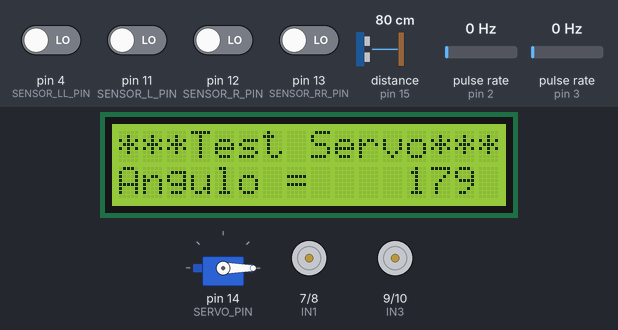
Simulated run of this sketch. Board: Arduino Uno, built with avr-gcc and run on an emulated ATmega328P. Parts: 16×2 character LCD, servo, motor-driver pin pairs drawn as motors (green arrow = first pin HIGH = forward, orange = second pin HIGH = backward, longer = more drive, scaled by the enable pin). Wiring (inferred from the names in the program): 2 × pulse sensor: data pin 2 / data pin 3. The inputs (shaded band) are chosen by the test bench; at power-on: pin 4 (SENSOR_LL_PIN), pin 11 (SENSOR_L_PIN), pin 12 (SENSOR_R_PIN), pin 13 (SENSOR_RR_PIN) LOW, distance to the obstacle (sensor on pin 15) 80 cm, pulse rate (sensors on pin 2, pin 3) 0 Hz. The echo pulse lasts 58.3 µs per cm.

Above: at 8.6 s.
8.7 s: distance to the obstacle (sensor on pin 15) set to 2 cm
At 11.4 s:
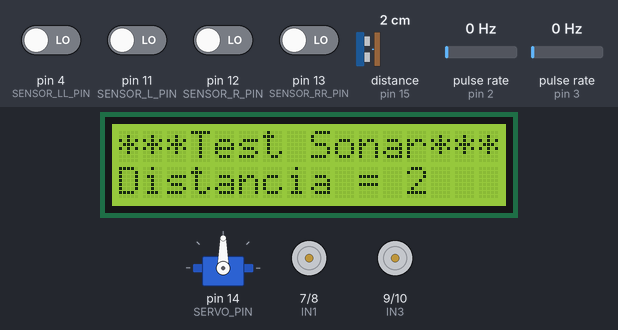
11.7 s: distance to the obstacle (sensor on pin 15) set to 4 cm
At 12.9 s:
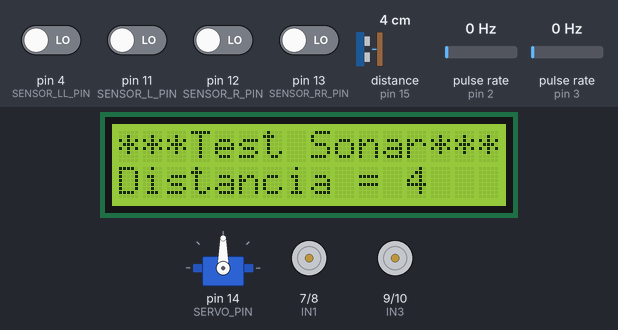
13.2 s: distance to the obstacle (sensor on pin 15) set to 9 cm
At 14.3 s:
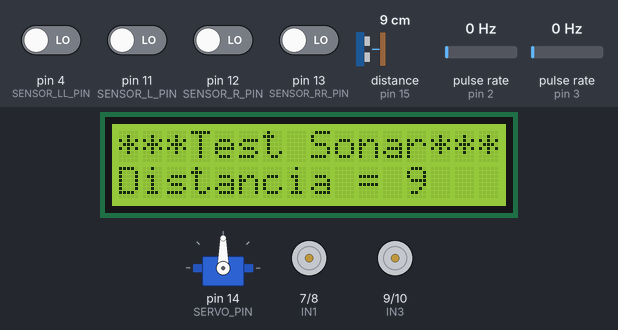
Timing chart, 0 to 37.9 s (numbered marks = the images above; inputs shaded):
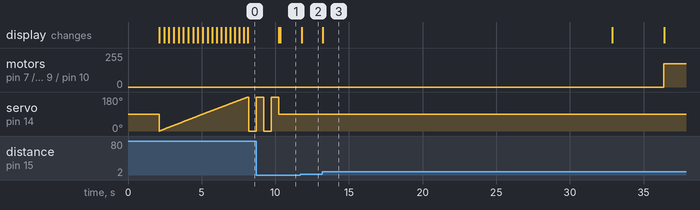

The sketch:

Smart4car_test.ino
```cpp
/* Project: Smart4car */
/* Author: Jordi Rodriguez */

// Incluye Headers
#include "Pinout.h"
#include "Constants.h"

// Define LCD
#include <Wire.h>
#include <LiquidCrystal_I2C.h>
LiquidCrystal_I2C lcd (0x27, 16, 2);

// Define ultrasonidos HC-SR04
#include <NewPing.h>
NewPing sonar (TRIGGER_PIN, ECHO_PIN, MAX_DISTANCE);

// Define servo SG90
#include <Servo.h>
Servo myservo;


void setup() {

  // Inicia LCD
  lcd.begin();
  lcd.backlight();
  lcd.clear();
  lcd.setCursor (0,0);
  lcd.print("****Smart4car****");
  lcd.setCursor (0,1);
  lcd.print("---Modo Test----");
  delay (TiempoEspera);

  // Inicia motores
  Motores_init();

  // Inicia servo
  myservo.attach(SERVO_PIN);

  // Inicia sensores de línea
  pinMode (SENSOR_LL_PIN, INPUT);
  pinMode (SENSOR_L_PIN, INPUT);
  pinMode (SENSOR_R_PIN, INPUT);
  pinMode (SENSOR_RR_PIN, INPUT);

  // Inicia encoders
  interrupts();
  pinMode (ENCODER_L_PIN,INPUT_PULLUP);
  pinMode (ENCODER_R_PIN,INPUT_PULLUP);
  attachInterrupt (digitalPinToInterrupt (ENCODER_L_PIN), Encoder_L, FALLING);
  attachInterrupt (digitalPinToInterrupt (ENCODER_R_PIN), Encoder_R, FALLING);
}


void loop() {

  // Prueba servo
  lcd.clear();
  lcd.setCursor (0,0);
  lcd.print("***Test Servo***");
  lcd.setCursor (0,1);
  lcd.print("Angulo = ");
  for (pos = 0; pos < 180; pos++) {
    myservo.write(pos);
    lcd.setCursor(12, 1);
    lcd.print(pos);
    delay(30);
  }
  delay (100);
  for (byte i = 0; i < 2; i++) {
    myservo.write(0);
    delay(500);
    myservo.write(180);
    delay(500);
  }
  myservo.write(90);

  // Prueba sonar
  lcd.clear();
  lcd.setCursor (0,0);
  lcd.print("***Test Sonar***");
  lcd.setCursor (0,1);
  lcd.print("Distancia = ");
  for (byte i = 0; i < 200; i++) {
    delay (100);
    lcd.setCursor(12, 1);
    lcd.print(sonar.ping_cm());
  }
  delay (TiempoEspera);

  // Prueba sensores de línea
  lcd.clear();
  lcd.setCursor (0,0);
  lcd.print("***Test Linea***");
  for (byte i = 0; i <200; i++) {
    Sensor_LL= digitalRead (SENSOR_LL_PIN);
    lcd.setCursor (0,1);
    lcd.print(Sensor_LL);
    Sensor_L= digitalRead (SENSOR_L_PIN);
    lcd.setCursor (5,1);
    lcd.print(Sensor_L);
    Sensor_R= digitalRead (SENSOR_R_PIN);
    lcd.setCursor (10,1);
    lcd.print(Sensor_R);
    Sensor_RR= digitalRead (SENSOR_RR_PIN);
    lcd.setCursor (15,1);
    lcd.print(Sensor_RR);
  }
  delay (TiempoEspera);

  // Prueba motores
  lcd.clear();
  lcd.setCursor (0,0);
  lcd.print("**Test Motores**");
  Avanza();
  delay (TiempoEspera);
  Retrocede();
  delay (TiempoEspera);
  Gira();
  delay (TiempoEspera);
  Para();

  // Prueba encoders
  lcd.clear();
  lcd.setCursor (0,0);
  lcd.print("**Test Encoder**");
  for (byte i = 0; i <400; i++) {
    lcd.setCursor (0,1);
    lcd.print(Counter_L);
    lcd.setCursor (10,1);
    lcd.print(Counter_R);
  }
}


void Encoder_L() {
  Counter_L ++;
}

void Encoder_R() {
  Counter_R ++;
}
```

Constants.h
```cpp
/* Project: Smart4car */
/* Author: Jordi Rodriguez */

#pragma once

const unsigned int TiempoEspera = 2000; // espera entre fases

// Motores
const byte Vmin = 100;                  // velocidad mínima
const byte Vmax = 250;                  // velocidad máxima
int Velocidad = 175;                    // velocidad inicial

// Sensor HC-SR04 con librería NewPing
#define MAX_DISTANCE 100                // distancia máxima para ping

// Servo SG90 con librería Servo (Arduino)
byte pos = 0;                            // posicions del servo

// Sensores de línea TCRT5000
boolean Sensor_LL;
boolean Sensor_L;
boolean Sensor_R;
boolean Sensor_RR;

// Encoders rotativos
volatile int Counter_L = 0;
volatile int Counter_R = 0;
```

Motores.ino
```cpp
/* Project: Smart4car */
/* Author: Jordi Rodriguez */

void Motores_init(){
  pinMode (IN1,OUTPUT);
  pinMode (IN2,OUTPUT);
  pinMode (IN3,OUTPUT);
  pinMode (IN4,OUTPUT);
  pinMode (ENA,OUTPUT);
  pinMode (ENB,OUTPUT);
}

void Avanza(){
  digitalWrite (IN1, HIGH);
  digitalWrite (IN2, LOW);
  analogWrite (ENA, Velocidad);
  digitalWrite (IN3, HIGH);
  digitalWrite (IN4, LOW);
  analogWrite (ENB, Velocidad);
  lcd.setCursor (0,1);
  lcd.print("-----Avanza-----");
}

void Retrocede(){
  digitalWrite (IN2, HIGH);
  digitalWrite (IN1, LOW);
  analogWrite (ENA, Velocidad);
  digitalWrite (IN4, HIGH);
  digitalWrite (IN3, LOW);
  analogWrite (ENB, Velocidad);
  lcd.setCursor (0,1);
  lcd.print("---Retrocede----");
}

void Gira(){
  digitalWrite (IN1, HIGH);
  digitalWrite (IN2, LOW);
  analogWrite (ENA, Velocidad);
  digitalWrite (IN4, HIGH);
  digitalWrite (IN3, LOW);
  analogWrite (ENB, Velocidad);
  lcd.setCursor (0,1);
  lcd.print("------Gira-------");
}

void Para(){
  digitalWrite (IN1, LOW);
  digitalWrite (IN2, LOW);
  analogWrite (ENA, 0);
  digitalWrite (IN3, LOW);
  digitalWrite (IN4, LOW);
  analogWrite (ENB, 0);
  lcd.setCursor (0,1);
  lcd.print("-----Parado-----");
}
```

Pinout.h
```cpp
/* Project: Smart4car */
/* Author: Jordi Rodriguez */

#pragma once

// I2C_LCD_SDA = A4;
// I2C_LCD_SCL = A5;

// Driver Motores L298N
const byte ENB = 5;
const byte IN3 = 9;
const byte IN4 = 10;
const byte ENA = 6;
const byte IN1 = 7;
const byte IN2 = 8;

// Ultrasonidos
const byte ECHO_PIN = 15; // = A1
const byte TRIGGER_PIN = 16; // =A2

// Servo
const byte SERVO_PIN = 14; // = A0

// Sensores de línea
const byte SENSOR_LL_PIN = 4;
const byte SENSOR_L_PIN = 11;
const byte SENSOR_RR_PIN = 13;
const byte SENSOR_R_PIN = 12;

// Encoders
const byte ENCODER_L_PIN = 2;
const byte ENCODER_R_PIN = 3;
```

Measured:
- after the input at 11.7 s, the display: changes after 0.08 s (image 2)
